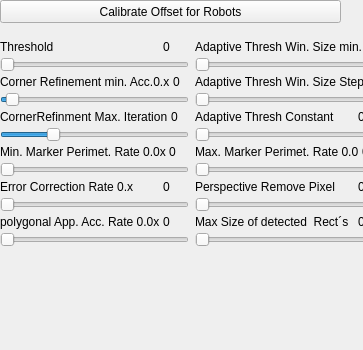
          <widget class="QWidget" name="scrollAreaWidgetContents">
           <property name="geometry">
            <rect>
             <x>0</x>
             <y>0</y>
             <width>363</width>
             <height>350</height>
            </rect>
           </property>
           <property name="minimumSize">
            <size>
             <width>363</width>
             <height>350</height>
            </size>
           </property>
           <property name="maximumSize">
            <size>
             <width>363</width>
             <height>500</height>
            </size>
           </property>
           <widget class="QPushButton" name="pushButtonCalibrateOffset">
            <property name="geometry">
             <rect>
              <x>0</x>
              <y>0</y>
              <width>341</width>
              <height>23</height>
             </rect>
            </property>
            <property name="text">
             <string>Calibrate Offset for Robots</string>
            </property>
           </widget>
           <widget class="QWidget" name="horizontalLayoutWidget">
            <property name="geometry">
             <rect>
              <x>0</x>
              <y>30</y>
              <width>384</width>
              <height>291</height>
             </rect>
            </property>
            <layout class="QHBoxLayout" name="horizontalLayout_2">
             <property name="spacing">
              <number>6</number>
             </property>
             <item>
              <layout class="QVBoxLayout" name="verticalLayout_11">
               <property name="spacing">
                <number>3</number>
               </property>
               <item>
                <spacer name="verticalSpacer_4">
                 <property name="orientation">
                  <enum>Qt::Vertical</enum>
                 </property>
                 <property name="sizeType">
                  <enum>QSizePolicy::Maximum</enum>
                 </property>
                 <property name="sizeHint" stdset="0">
                  <size>
                   <width>3</width>
                   <height>10</height>
                  </size>
                 </property>
                </spacer>
               </item>
               <item>
                <layout class="QHBoxLayout" name="horizontalLayout_30">
                 <item>
                  <widget class="QLabel" name="labelBigNone_5">
                   <property name="sizePolicy">
                    <sizepolicy hsizetype="Fixed" vsizetype="Fixed">
                     <horstretch>0</horstretch>
                     <verstretch>0</verstretch>
                    </sizepolicy>
                   </property>
                   <property name="minimumSize">
                    <size>
                     <width>160</width>
                     <height>0</height>
                    </size>
                   </property>
                   <property name="text">
                    <string>Threshold </string>
                   </property>
                  </widget>
                 </item>
                 <item>
                  <widget class="QLabel" name="value_threshold">
                   <property name="sizePolicy">
                    <sizepolicy hsizetype="Preferred" vsizetype="Fixed">
                     <horstretch>0</horstretch>
                     <verstretch>0</verstretch>
                    </sizepolicy>
                   </property>
                   <property name="toolTip">
                    <string>millimeters</string>
                   </property>
                   <property name="text">
                    <string>0</string>
                   </property>
                  </widget>
                 </item>
                </layout>
               </item>
               <item>
                <widget class="QSlider" name="slider_threshold">
                 <property name="minimum">
                  <number>5</number>
                 </property>
                 <property name="maximum">
                  <number>255</number>
                 </property>
                 <property name="orientation">
                  <enum>Qt::Horizontal</enum>
                 </property>
                </widget>
               </item>
               <item>
                <layout class="QHBoxLayout" name="horizontalLayout">
                 <item>
                  <widget class="QLabel" name="labelBigNone_6">
                   <property name="sizePolicy">
                    <sizepolicy hsizetype="Fixed" vsizetype="Fixed">
                     <horstretch>0</horstretch>
                     <verstretch>0</verstretch>
                    </sizepolicy>
                   </property>
                   <property name="minimumSize">
                    <size>
                     <width>160</width>
                     <height>0</height>
                    </size>
                   </property>
                   <property name="text">
                    <string>Corner Refinement min. Acc.0.x</string>
                   </property>
                  </widget>
                 </item>
                 <item>
                  <widget class="QLabel" name="value_cornerRefinementMinAccuracy">
                   <property name="sizePolicy">
                    <sizepolicy hsizetype="Preferred" vsizetype="Fixed">
                     <horstretch>0</horstretch>
                     <verstretch>0</verstretch>
                    </sizepolicy>
                   </property>
                   <property name="toolTip">
                    <string>millimeters</string>
                   </property>
                   <property name="text">
                    <string>0</string>
                   </property>
                  </widget>
                 </item>
                </layout>
               </item>
               <item>
                <widget class="QSlider" name="slider_cornerRefinementMinAccuracy">
                 <property name="sizePolicy">
                  <sizepolicy hsizetype="Preferred" vsizetype="Fixed">
                   <horstretch>0</horstretch>
                   <verstretch>0</verstretch>
                  </sizepolicy>
                 </property>
                 <property name="minimumSize">
                  <size>
                   <width>0</width>
                   <height>0</height>
                  </size>
                 </property>
                 <property name="toolTip">
                  <string>maximum radius for largest circles</string>
                 </property>
                 <property name="minimum">
                  <number>10</number>
                 </property>
                 <property name="maximum">
                  <number>1000</number>
                 </property>
                 <property name="value">
                  <number>40</number>
                 </property>
                 <property name="orientation">
                  <enum>Qt::Horizontal</enum>
                 </property>
                </widget>
               </item>
               <item>
                <layout class="QHBoxLayout" name="horizontalLayout_31">
                 <item>
                  <widget class="QLabel" name="labelMaxMiddle_5">
                   <property name="sizePolicy">
                    <sizepolicy hsizetype="Fixed" vsizetype="Fixed">
                     <horstretch>0</horstretch>
                     <verstretch>0</verstretch>
                    </sizepolicy>
                   </property>
                   <property name="minimumSize">
                    <size>
                     <width>160</width>
                     <height>0</height>
                    </size>
                   </property>
                   <property name="text">
                    <string>CornerRefinment Max. Iteration</string>
                   </property>
                  </widget>
                 </item>
                 <item>
                  <widget class="QLabel" name="labelMaxMiddleValue_5">
                   <property name="text">
                    <string>0</string>
                   </property>
                  </widget>
                 </item>
                </layout>
               </item>
               <item>
                <widget class="QSlider" name="slider_cornerRefinementMaxIterations">
                 <property name="sizePolicy">
                  <sizepolicy hsizetype="Preferred" vsizetype="Fixed">
                   <horstretch>0</horstretch>
                   <verstretch>0</verstretch>
                  </sizepolicy>
                 </property>
                 <property name="minimumSize">
                  <size>
                   <width>0</width>
                   <height>0</height>
                  </size>
                 </property>
                 <property name="toolTip">
                  <string>a circle closer to another circle than this value is ignored</string>
                 </property>
                 <property name="minimum">
                  <number>1</number>
                 </property>
                 <property name="maximum">
                  <number>150</number>
                 </property>
                 <property name="singleStep">
                  <number>0</number>
                 </property>
                 <property name="value">
                  <number>40</number>
                 </property>
                 <property name="orientation">
                  <enum>Qt::Horizontal</enum>
                 </property>
                </widget>
               </item>
               <item>
                <layout class="QHBoxLayout" name="horizontalLayout_34">
                 <item>
                  <widget class="QLabel" name="labelMaxMiddle_8">
                   <property name="sizePolicy">
                    <sizepolicy hsizetype="Fixed" vsizetype="Fixed">
                     <horstretch>0</horstretch>
                     <verstretch>0</verstretch>
                    </sizepolicy>
                   </property>
                   <property name="minimumSize">
                    <size>
                     <width>160</width>
                     <height>0</height>
                    </size>
                   </property>
                   <property name="text">
                    <string>Min. Marker Perimet. Rate 0.0x</string>
                   </property>
                  </widget>
                 </item>
                 <item>
                  <widget class="QLabel" name="value_minMarkerPerimeterRate">
                   <property name="text">
                    <string>0</string>
                   </property>
                  </widget>
                 </item>
                </layout>
               </item>
               <item>
                <widget class="QSlider" name="slider_minMarkerPerimeterRate">
                 <property name="minimum">
                  <number>1</number>
                 </property>
                 <property name="orientation">
                  <enum>Qt::Horizontal</enum>
                 </property>
                </widget>
               </item>
               <item>
                <layout class="QHBoxLayout" name="horizontalLayout_35">
                 <item>
                  <widget class="QLabel" name="labelMaxMiddle_9">
                   <property name="sizePolicy">
                    <sizepolicy hsizetype="Fixed" vsizetype="Fixed">
                     <horstretch>0</horstretch>
                     <verstretch>0</verstretch>
                    </sizepolicy>
                   </property>
                   <property name="minimumSize">
                    <size>
                     <width>160</width>
                     <height>0</height>
                    </size>
                   </property>
                   <property name="text">
                    <string>Error Correction Rate 0.x</string>
                   </property>
                  </widget>
                 </item>
                 <item>
                  <widget class="QLabel" name="value_errorCorrectionRate">
                   <property name="text">
                    <string>0</string>
                   </property>
                  </widget>
                 </item>
                </layout>
               </item>
               <item>
                <widget class="QSlider" name="slider_errorCorrectionRate">
                 <property name="minimum">
                  <number>10</number>
                 </property>
                 <property name="maximum">
                  <number>1000</number>
                 </property>
                 <property name="orientation">
                  <enum>Qt::Horizontal</enum>
                 </property>
                </widget>
               </item>
               <item>
                <layout class="QHBoxLayout" name="horizontalLayout_36">
                 <item>
                  <widget class="QLabel" name="labelMaxMiddle_10">
                   <property name="sizePolicy">
                    <sizepolicy hsizetype="Fixed" vsizetype="Fixed">
                     <horstretch>0</horstretch>
                     <verstretch>0</verstretch>
                    </sizepolicy>
                   </property>
                   <property name="minimumSize">
                    <size>
                     <width>160</width>
                     <height>0</height>
                    </size>
                   </property>
                   <property name="text">
                    <string>polygonal App. Acc. Rate 0.0x</string>
                   </property>
                  </widget>
                 </item>
                 <item>
                  <widget class="QLabel" name="value_polygonalApproxAccuracyRate">
                   <property name="text">
                    <string>0</string>
                   </property>
                  </widget>
                 </item>
                </layout>
               </item>
               <item>
                <widget class="QSlider" name="slider_polygonalApproxAccuracyRate">
                 <property name="minimum">
                  <number>1</number>
                 </property>
                 <property name="maximum">
                  <number>100</number>
                 </property>
                 <property name="orientation">
                  <enum>Qt::Horizontal</enum>
                 </property>
                </widget>
               </item>
               <item>
                <spacer name="verticalSpacer_5">
                 <property name="orientation">
                  <enum>Qt::Vertical</enum>
                 </property>
                 <property name="sizeType">
                  <enum>QSizePolicy::Expanding</enum>
                 </property>
                 <property name="sizeHint" stdset="0">
                  <size>
                   <width>10</width>
                   <height>10</height>
                  </size>
                 </property>
                </spacer>
               </item>
              </layout>
             </item>
             <item>
              <layout class="QVBoxLayout" name="verticalLayout_2">
               <property name="spacing">
                <number>3</number>
               </property>
               <item>
                <spacer name="verticalSpacer">
                 <property name="orientation">
                  <enum>Qt::Vertical</enum>
                 </property>
                 <property name="sizeType">
                  <enum>QSizePolicy::Maximum</enum>
                 </property>
                 <property name="sizeHint" stdset="0">
                  <size>
                   <width>3</width>
                   <height>10</height>
                  </size>
                 </property>
                </spacer>
               </item>
               <item>
                <layout class="QHBoxLayout" name="horizontalLayout_8">
                 <item>
                  <widget class="QLabel" name="labelMaxMiddle_20">
                   <property name="sizePolicy">
                    <sizepolicy hsizetype="Fixed" vsizetype="Fixed">
                     <horstretch>0</horstretch>
                     <verstretch>0</verstretch>
                    </sizepolicy>
                   </property>
                   <property name="minimumSize">
                    <size>
                     <width>160</width>
                     <height>0</height>
                    </size>
                   </property>
                   <property name="text">
                    <string>Adaptive Thresh Win. Size min.</string>
                   </property>
                  </widget>
                 </item>
                 <item>
                  <widget class="QLabel" name="value_adaptiveThreshWinSizeStepMin">
                   <property name="text">
                    <string>0</string>
                   </property>
                  </widget>
                 </item>
                </layout>
               </item>
               <item>
                <widget class="QSlider" name="slider_adaptiveThreshWinSizeMin">
                 <property name="minimum">
                  <number>4</number>
                 </property>
                 <property name="maximum">
                  <number>10</number>
                 </property>
                 <property name="orientation">
                  <enum>Qt::Horizontal</enum>
                 </property>
                </widget>
               </item>
               <item>
                <layout class="QHBoxLayout" name="horizontalLayout_37">
                 <item>
                  <widget class="QLabel" name="labelMaxMiddle_12">
                   <property name="sizePolicy">
                    <sizepolicy hsizetype="Fixed" vsizetype="Fixed">
                     <horstretch>0</horstretch>
                     <verstretch>0</verstretch>
                    </sizepolicy>
                   </property>
                   <property name="minimumSize">
                    <size>
                     <width>160</width>
                     <height>0</height>
                    </size>
                   </property>
                   <property name="text">
                    <string>Adaptive Thresh Win. Size Step</string>
                   </property>
                  </widget>
                 </item>
                 <item>
                  <widget class="QLabel" name="value_adaptiveThreshWinSizeStep">
                   <property name="text">
                    <string>0</string>
                   </property>
                  </widget>
                 </item>
                </layout>
               </item>
               <item>
                <widget class="QSlider" name="slider_adaptiveThreshWinSizeStep">
                 <property name="minimum">
                  <number>1</number>
                 </property>
                 <property name="orientation">
                  <enum>Qt::Horizontal</enum>
                 </property>
                </widget>
               </item>
               <item>
                <layout class="QHBoxLayout" name="horizontalLayout_38">
                 <item>
                  <widget class="QLabel" name="labelMaxMiddle_13">
                   <property name="sizePolicy">
                    <sizepolicy hsizetype="Fixed" vsizetype="Fixed">
                     <horstretch>0</horstretch>
                     <verstretch>0</verstretch>
                    </sizepolicy>
                   </property>
                   <property name="minimumSize">
                    <size>
                     <width>160</width>
                     <height>0</height>
                    </size>
                   </property>
                   <property name="text">
                    <string>Adaptive Thresh Constant</string>
                   </property>
                  </widget>
                 </item>
                 <item>
                  <widget class="QLabel" name="value_adaptiveThreshConstant">
                   <property name="text">
                    <string>0</string>
                   </property>
                  </widget>
                 </item>
                </layout>
               </item>
               <item>
                <widget class="QSlider" name="slider_adaptiveThreshConstant">
                 <property name="minimum">
                  <number>1</number>
                 </property>
                 <property name="orientation">
                  <enum>Qt::Horizontal</enum>
                 </property>
                </widget>
               </item>
               <item>
                <layout class="QHBoxLayout" name="horizontalLayout_40">
                 <item>
                  <widget class="QLabel" name="labelMaxMiddle_14">
                   <property name="sizePolicy">
                    <sizepolicy hsizetype="Fixed" vsizetype="Fixed">
                     <horstretch>0</horstretch>
                     <verstretch>0</verstretch>
                    </sizepolicy>
                   </property>
                   <property name="minimumSize">
                    <size>
                     <width>160</width>
                     <height>0</height>
                    </size>
                   </property>
                   <property name="text">
                    <string>Max. Marker Perimet. Rate 0.0</string>
                   </property>
                  </widget>
                 </item>
                 <item>
                  <widget class="QLabel" name="value_maxMarkerPerimeterRate">
                   <property name="text">
                    <string>0</string>
                   </property>
                  </widget>
                 </item>
                </layout>
               </item>
               <item>
                <widget class="QSlider" name="slider_maxMarkerPerimeterRate">
                 <property name="minimum">
                  <number>100</number>
                 </property>
                 <property name="maximum">
                  <number>999</number>
                 </property>
                 <property name="orientation">
                  <enum>Qt::Horizontal</enum>
                 </property>
                </widget>
               </item>
               <item>
                <layout class="QHBoxLayout" name="horizontalLayout_41">
                 <item>
                  <widget class="QLabel" name="labelMaxMiddle_15">
                   <property name="sizePolicy">
                    <sizepolicy hsizetype="Fixed" vsizetype="Fixed">
                     <horstretch>0</horstretch>
                     <verstretch>0</verstretch>
                    </sizepolicy>
                   </property>
                   <property name="minimumSize">
                    <size>
                     <width>160</width>
                     <height>0</height>
                    </size>
                   </property>
                   <property name="text">
                    <string>Perspective Remove Pixel</string>
                   </property>
                  </widget>
                 </item>
                 <item>
                  <widget class="QLabel" name="value_perspectiveRemovePixelPerCell">
                   <property name="text">
                    <string>0</string>
                   </property>
                  </widget>
                 </item>
                </layout>
               </item>
               <item>
                <widget class="QSlider" name="slider_perspectiveRemovePixelPerCell">
                 <property name="minimum">
                  <number>1</number>
                 </property>
                 <property name="orientation">
                  <enum>Qt::Horizontal</enum>
                 </property>
                </widget>
               </item>
               <item>
                <layout class="QHBoxLayout" name="horizontalLayout_42">
                 <item>
                  <widget class="QLabel" name="labelMaxMiddle_16">
                   <property name="sizePolicy">
                    <sizepolicy hsizetype="Fixed" vsizetype="Fixed">
                     <horstretch>0</horstretch>
                     <verstretch>0</verstretch>
                    </sizepolicy>
                   </property>
                   <property name="minimumSize">
                    <size>
                     <width>160</width>
                     <height>0</height>
                    </size>
                   </property>
                   <property name="text">
                    <string>Max Size of detected  Rect´s</string>
                   </property>
                  </widget>
                 </item>
                 <item>
                  <widget class="QLabel" name="value_MinSizeofRects">
                   <property name="text">
                    <string>0</string>
                   </property>
                  </widget>
                 </item>
                </layout>
               </item>
               <item>
                <widget class="QSlider" name="slider_MinSizeofRects">
                 <property name="minimum">
                  <number>4001</number>
                 </property>
                 <property name="maximum">
                  <number>10000</number>
                 </property>
                 <property name="orientation">
                  <enum>Qt::Horizontal</enum>
                 </property>
                </widget>
               </item>
               <item>
                <spacer name="verticalSpacer_6">
                 <property name="orientation">
                  <enum>Qt::Vertical</enum>
                 </property>
                 <property name="sizeType">
                  <enum>QSizePolicy::Expanding</enum>
                 </property>
                 <property name="sizeHint" stdset="0">
                  <size>
                   <width>10</width>
                   <height>10</height>
                  </size>
                 </property>
                </spacer>
               </item>
              </layout>
             </item>
            </layout>
           </widget>
          </widget>
